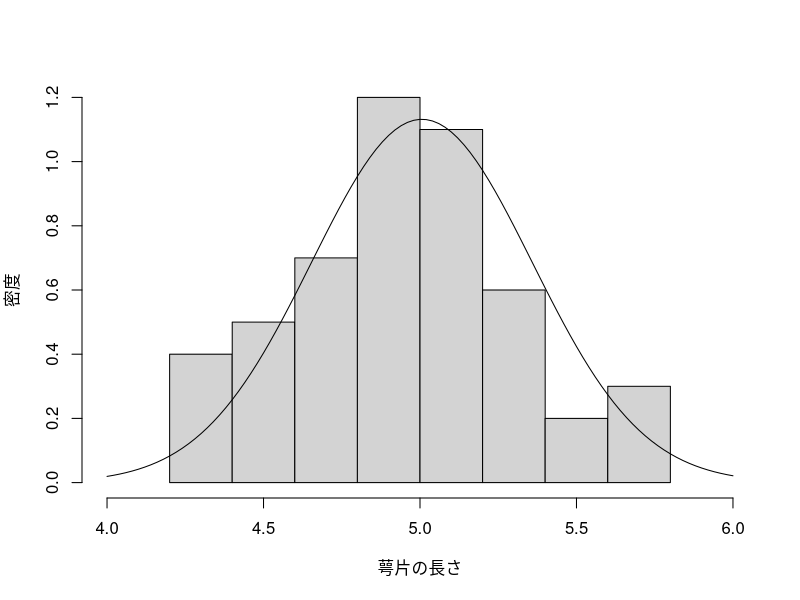
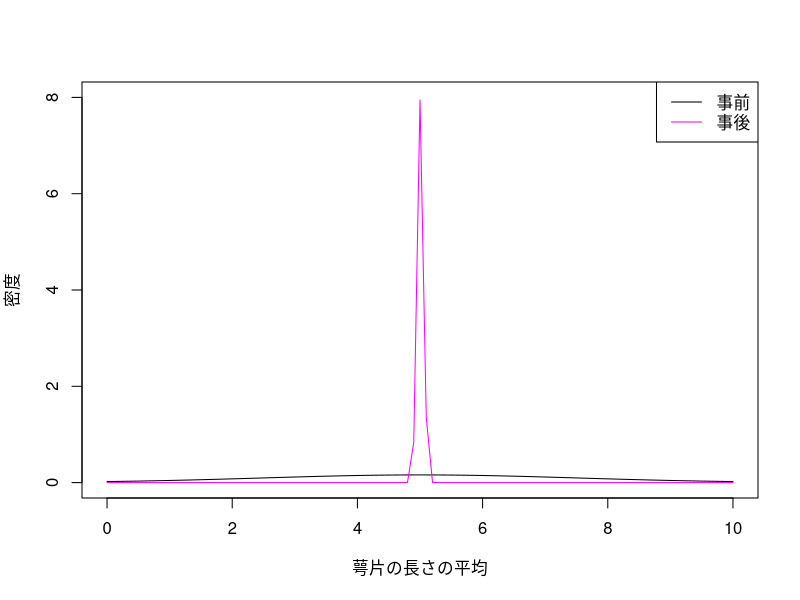

Here is the R script that generated these plots, in order:
## ---- chunk 1
#| echo: false
#| output: false
library(stringr)
library(dplyr)
## ---- chunk 2
iris.setosa <- iris %>% filter(Species == "setosa")

N <- length(iris.setosa$Sepal.Length)
Sepal.Length.sum <- sum(iris.setosa$Sepal.Length)
Sepal.Length.var <- var(iris.setosa$Sepal.Length) #不変分散
## ---- chunk 3
#| echo: false
hist(iris.setosa$Sepal.Length, freq=FALSE, xlim=c(4,6), xlab = "萼片の長さ", ylab="密度", main=NULL)
curve(dnorm(x,Sepal.Length.sum/N, sqrt(Sepal.Length.var)), add=TRUE)
## ---- chunk 4
# 事前分布のパラメータ
prior.mean <- 5
prior.var  <- (prior.mean / 2)^2

# 事後分布のパラメータ
a <- 1/prior.var + N/Sepal.Length.var
b <- prior.mean/prior.var + Sepal.Length.sum/Sepal.Length.var
posterior.mean <- b/a
posterior.var  <- 1/a
## ---- chunk 5
#| echo: false
sprintf("事前:平均=%f、分散=%f", prior.mean, prior.var)
sprintf("観測値:平均=%f、分散=%f", Sepal.Length.sum/N, Sepal.Length.var)
sprintf("事後:平均=%f、分散=%f", posterior.mean, posterior.var)
## ---- chunk 6
#| echo: false
# グラフのプロット
curve(dnorm(x,prior.mean, sqrt(prior.var)),0,10,ylim=c(0,8),ylab="密度", xlab="萼片の長さの平均")
curve(dnorm(x,posterior.mean, sqrt(posterior.var)),0,10,col="magenta",add=TRUE)
legend("topright", legend=c("事前","事後"), col=c("black","magenta"),lty=1)
